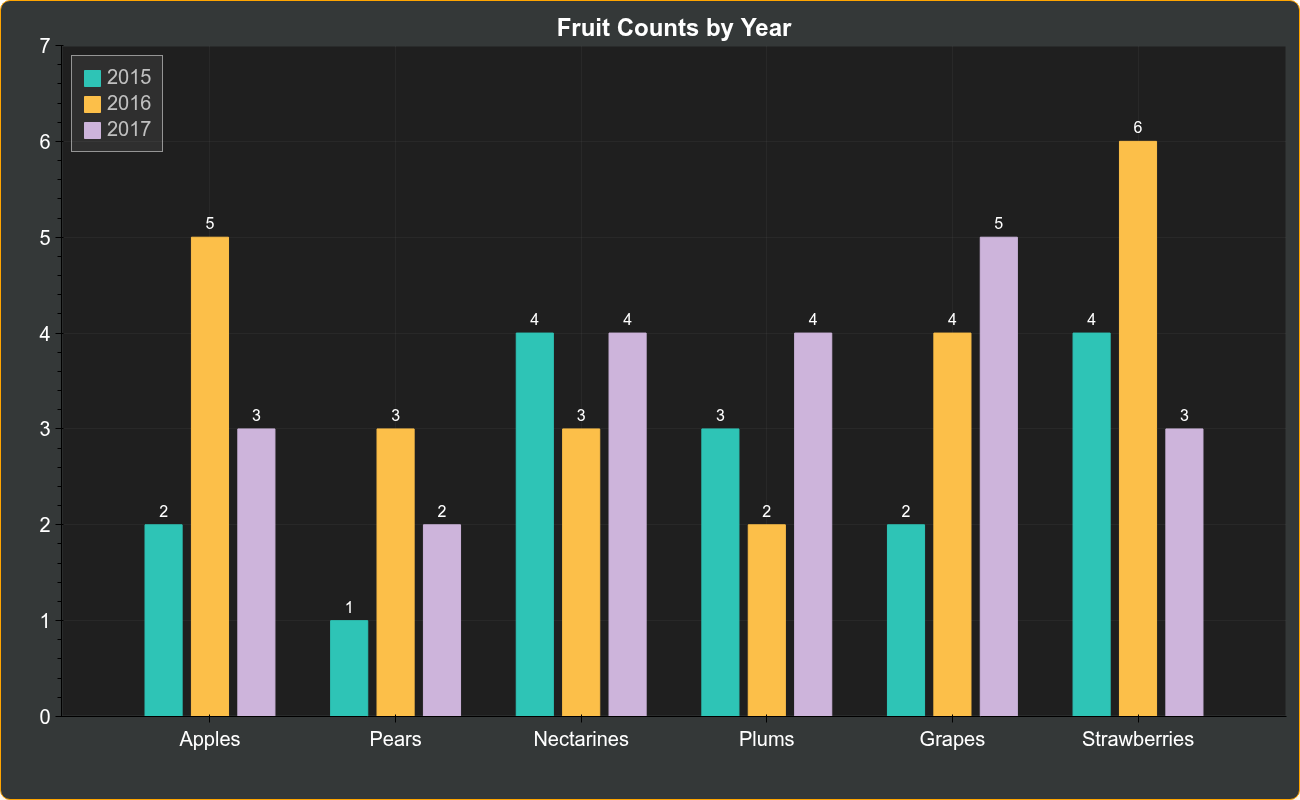

Reproduce this figure in Python.
from bokeh.io import show
from bokeh.models import ColumnDataSource, LabelSet
from bokeh.plotting import figure
from bokeh.transform import dodge
import bokeh_rocks as br

fruits = ['Apples', 'Pears', 'Nectarines', 'Plums', 'Grapes', 'Strawberries']
years = ['2015', '2016', '2017']
data = {'fruits' : fruits,
        '2015'   : [2, 1, 4, 3, 2, 4],
        '2016'   : [5, 3, 3, 2, 4, 6],
        '2017'   : [3, 2, 4, 4, 5, 3]}

source = ColumnDataSource(data=data)

p = figure(x_range=fruits, y_range=(0, 7), title="Fruit Counts by Year",
           width=1300, height=800)

labels15=LabelSet(x=dodge('fruits', -0.25, range=p.x_range),y='2015',text='2015',source=source,text_align='center',y_offset=8 ,text_color='white')
labels16=LabelSet(x=dodge('fruits', 0.0, range=p.x_range),y='2016',text='2016',source=source,text_align='center',y_offset=8 , text_color='white')
labels17=LabelSet(x=dodge('fruits', 0.25, range=p.x_range),y='2017',text='2017',source=source,text_align='center',y_offset=8 , text_color='white')

vbar1 = p.vbar(x=dodge('fruits', -0.25, range=p.x_range), top='2015', width=0.2, source=source,
       color="#2EC4B6", legend_label="2015")

p.vbar(x=dodge('fruits',  0.0,  range=p.x_range), top='2016', width=0.2, source=source,
       color="#FCBF49", legend_label="2016")

p.vbar(x=dodge('fruits',  0.25, range=p.x_range), top='2017', width=0.2, source=source,
       color="#CDB4DB", legend_label="2017")

p.x_range.range_padding = 0.1
p.xgrid.grid_line_color = None
p.legend.location = "top_left"
p.legend.orientation = "vertical"
p.add_layout(labels15)
p.add_layout(labels16)
p.add_layout(labels17)
br.apply_theme(p,'dark'); show(p);fname = "output/bar_03"; br.save_plot(p,fname)
